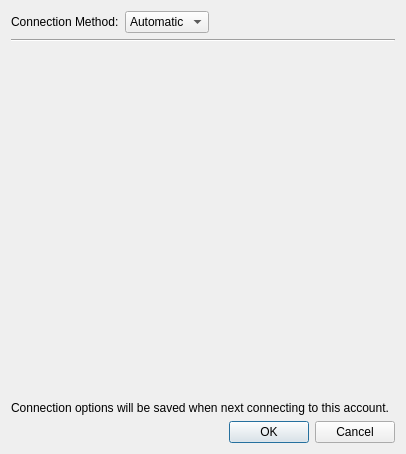
<?xml version="1.0" encoding="UTF-8"?>
<ui version="4.0">
 <class>QtConnectionSettings</class>
 <widget class="QDialog" name="QtConnectionSettings">
  <property name="geometry">
   <rect>
    <x>0</x>
    <y>0</y>
    <width>406</width>
    <height>454</height>
   </rect>
  </property>
  <property name="windowTitle">
   <string>Connection Options</string>
  </property>
  <layout class="QVBoxLayout" name="verticalLayout_3">
   <item>
    <layout class="QHBoxLayout" name="horizontalLayout_2">
     <item>
      <widget class="QLabel" name="label">
       <property name="text">
        <string>Connection Method:</string>
       </property>
      </widget>
     </item>
     <item>
      <widget class="QComboBox" name="connectionMethod">
       <property name="sizePolicy">
        <sizepolicy hsizetype="Preferred" vsizetype="Fixed">
         <horstretch>1</horstretch>
         <verstretch>0</verstretch>
        </sizepolicy>
       </property>
       <item>
        <property name="text">
         <string>Automatic</string>
        </property>
       </item>
       <item>
        <property name="text">
         <string>Manual</string>
        </property>
       </item>
       <item>
        <property name="text">
         <string>BOSH</string>
        </property>
       </item>
      </widget>
     </item>
     <item>
      <spacer name="horizontalSpacer">
       <property name="orientation">
        <enum>Qt::Horizontal</enum>
       </property>
       <property name="sizeHint" stdset="0">
        <size>
         <width>238</width>
         <height>20</height>
        </size>
       </property>
      </spacer>
     </item>
    </layout>
   </item>
   <item>
    <widget class="Line" name="line">
     <property name="orientation">
      <enum>Qt::Horizontal</enum>
     </property>
    </widget>
   </item>
   <item>
    <widget class="QStackedWidget" name="stackedWidget">
     <property name="currentIndex">
      <number>0</number>
     </property>
     <widget class="QWidget" name="page_3"/>
     <widget class="QWidget" name="page_2">
      <layout class="QVBoxLayout" name="verticalLayout">
       <item>
        <layout class="QHBoxLayout" name="horizontalLayout_3">
         <item>
          <spacer name="horizontalSpacer_3">
           <property name="orientation">
            <enum>Qt::Horizontal</enum>
           </property>
           <property name="sizeHint" stdset="0">
            <size>
             <width>40</width>
             <height>20</height>
            </size>
           </property>
          </spacer>
         </item>
         <item>
          <widget class="QLabel" name="label_2">
           <property name="text">
            <string>Secure connection:</string>
           </property>
          </widget>
         </item>
         <item>
          <widget class="QComboBox" name="manual_useTLS">
           <item>
            <property name="text">
             <string>Never</string>
            </property>
           </item>
           <item>
            <property name="text">
             <string>Encrypt when possible</string>
            </property>
           </item>
           <item>
            <property name="text">
             <string>Always encrypt</string>
            </property>
           </item>
          </widget>
         </item>
        </layout>
       </item>
       <item>
        <widget class="QCheckBox" name="manual_allowCompression">
         <property name="text">
          <string>Allow Compression</string>
         </property>
        </widget>
       </item>
       <item>
        <widget class="QCheckBox" name="manual_allowPLAINWithoutTLS">
         <property name="text">
          <string>Allow sending password over insecure connection</string>
         </property>
        </widget>
       </item>
       <item>
        <spacer name="verticalSpacer_2">
         <property name="orientation">
          <enum>Qt::Vertical</enum>
         </property>
         <property name="sizeType">
          <enum>QSizePolicy::Fixed</enum>
         </property>
         <property name="sizeHint" stdset="0">
          <size>
           <width>20</width>
           <height>4</height>
          </size>
         </property>
        </spacer>
       </item>
       <item>
        <widget class="QCheckBox" name="manual_manualHost">
         <property name="text">
          <string>Manually select server</string>
         </property>
        </widget>
       </item>
       <item>
        <layout class="QHBoxLayout" name="horizontalLayout">
         <item>
          <spacer name="horizontalSpacer_2">
           <property name="orientation">
            <enum>Qt::Horizontal</enum>
           </property>
           <property name="sizeType">
            <enum>QSizePolicy::Fixed</enum>
           </property>
           <property name="sizeHint" stdset="0">
            <size>
             <width>18</width>
             <height>20</height>
            </size>
           </property>
          </spacer>
         </item>
         <item>
          <widget class="QLabel" name="manual_manualHostNameLabel">
           <property name="enabled">
            <bool>false</bool>
           </property>
           <property name="text">
            <string>Hostname:</string>
           </property>
          </widget>
         </item>
         <item>
          <widget class="QLineEdit" name="manual_manualHostName">
           <property name="enabled">
            <bool>false</bool>
           </property>
           <property name="sizePolicy">
            <sizepolicy hsizetype="Expanding" vsizetype="Fixed">
             <horstretch>4</horstretch>
             <verstretch>0</verstretch>
            </sizepolicy>
           </property>
          </widget>
         </item>
         <item>
          <widget class="QLabel" name="manual_manualHostPortLabel">
           <property name="enabled">
            <bool>false</bool>
           </property>
           <property name="text">
            <string>Port:</string>
           </property>
          </widget>
         </item>
         <item>
          <widget class="QLineEdit" name="manual_manualHostPort">
           <property name="enabled">
            <bool>false</bool>
           </property>
           <property name="sizePolicy">
            <sizepolicy hsizetype="Expanding" vsizetype="Fixed">
             <horstretch>1</horstretch>
             <verstretch>0</verstretch>
            </sizepolicy>
           </property>
          </widget>
         </item>
        </layout>
       </item>
       <item>
        <widget class="QGroupBox" name="groupBox">
         <property name="title">
          <string>Connection Proxy</string>
         </property>
         <layout class="QVBoxLayout" name="verticalLayout_2">
          <item>
           <layout class="QHBoxLayout" name="horizontalLayout_8">
            <item>
             <widget class="QLabel" name="label_6">
              <property name="text">
               <string>Proxy type:</string>
              </property>
             </widget>
            </item>
            <item>
             <widget class="QComboBox" name="manual_proxyType">
              <property name="currentIndex">
               <number>1</number>
              </property>
              <item>
               <property name="text">
                <string>None</string>
               </property>
              </item>
              <item>
               <property name="text">
                <string>Use system-configured proxy</string>
               </property>
              </item>
              <item>
               <property name="text">
                <string>SOCKS5</string>
               </property>
              </item>
              <item>
               <property name="text">
                <string>HTTP Connect</string>
               </property>
              </item>
             </widget>
            </item>
            <item>
             <spacer name="horizontalSpacer_7">
              <property name="orientation">
               <enum>Qt::Horizontal</enum>
              </property>
              <property name="sizeHint" stdset="0">
               <size>
                <width>40</width>
                <height>20</height>
               </size>
              </property>
             </spacer>
            </item>
           </layout>
          </item>
          <item>
           <widget class="QCheckBox" name="manual_manualProxy">
            <property name="text">
             <string>Override system-configured proxy</string>
            </property>
           </widget>
          </item>
          <item>
           <layout class="QHBoxLayout" name="horizontalLayout_9">
            <item>
             <spacer name="horizontalSpacer_8">
              <property name="orientation">
               <enum>Qt::Horizontal</enum>
              </property>
              <property name="sizeType">
               <enum>QSizePolicy::Fixed</enum>
              </property>
              <property name="sizeHint" stdset="0">
               <size>
                <width>18</width>
                <height>20</height>
               </size>
              </property>
             </spacer>
            </item>
            <item>
             <widget class="QLabel" name="manual_manualProxyHostLabel">
              <property name="enabled">
               <bool>false</bool>
              </property>
              <property name="text">
               <string>Hostname:</string>
              </property>
             </widget>
            </item>
            <item>
             <widget class="QLineEdit" name="manual_manualProxyHost">
              <property name="enabled">
               <bool>false</bool>
              </property>
              <property name="sizePolicy">
               <sizepolicy hsizetype="Expanding" vsizetype="Fixed">
                <horstretch>4</horstretch>
                <verstretch>0</verstretch>
               </sizepolicy>
              </property>
             </widget>
            </item>
            <item>
             <widget class="QLabel" name="manual_manualProxyPortLabel">
              <property name="enabled">
               <bool>false</bool>
              </property>
              <property name="text">
               <string>Port:</string>
              </property>
             </widget>
            </item>
            <item>
             <widget class="QLineEdit" name="manual_manualProxyPort">
              <property name="enabled">
               <bool>false</bool>
              </property>
              <property name="sizePolicy">
               <sizepolicy hsizetype="Expanding" vsizetype="Fixed">
                <horstretch>1</horstretch>
                <verstretch>0</verstretch>
               </sizepolicy>
              </property>
             </widget>
            </item>
           </layout>
          </item>
         </layout>
        </widget>
       </item>
       <item>
        <spacer name="verticalSpacer">
         <property name="orientation">
          <enum>Qt::Vertical</enum>
         </property>
         <property name="sizeHint" stdset="0">
          <size>
           <width>20</width>
           <height>88</height>
          </size>
         </property>
        </spacer>
       </item>
      </layout>
     </widget>
     <widget class="QWidget" name="page_4">
      <layout class="QVBoxLayout" name="verticalLayout_4">
       <item>
        <layout class="QHBoxLayout" name="horizontalLayout_7">
         <item>
          <widget class="QLabel" name="bosh_uriLabel">
           <property name="text">
            <string>BOSH URI:</string>
           </property>
          </widget>
         </item>
         <item>
          <widget class="QLineEdit" name="bosh_uri">
           <property name="sizePolicy">
            <sizepolicy hsizetype="Expanding" vsizetype="Fixed">
             <horstretch>4</horstretch>
             <verstretch>0</verstretch>
            </sizepolicy>
           </property>
          </widget>
         </item>
        </layout>
       </item>
       <item>
        <widget class="QCheckBox" name="bosh_manualProxy">
         <property name="text">
          <string>Manually select HTTP proxy</string>
         </property>
        </widget>
       </item>
       <item>
        <layout class="QHBoxLayout" name="horizontalLayout_6">
         <item>
          <spacer name="horizontalSpacer_6">
           <property name="orientation">
            <enum>Qt::Horizontal</enum>
           </property>
           <property name="sizeType">
            <enum>QSizePolicy::Fixed</enum>
           </property>
           <property name="sizeHint" stdset="0">
            <size>
             <width>18</width>
             <height>20</height>
            </size>
           </property>
          </spacer>
         </item>
         <item>
          <widget class="QLabel" name="bosh_manualProxyHostLabel">
           <property name="enabled">
            <bool>false</bool>
           </property>
           <property name="text">
            <string>Hostname:</string>
           </property>
          </widget>
         </item>
         <item>
          <widget class="QLineEdit" name="bosh_manualProxyHost">
           <property name="enabled">
            <bool>false</bool>
           </property>
           <property name="sizePolicy">
            <sizepolicy hsizetype="Expanding" vsizetype="Fixed">
             <horstretch>4</horstretch>
             <verstretch>0</verstretch>
            </sizepolicy>
           </property>
          </widget>
         </item>
         <item>
          <widget class="QLabel" name="bosh_manualProxyPortLabel">
           <property name="enabled">
            <bool>false</bool>
           </property>
           <property name="text">
            <string>Port:</string>
           </property>
          </widget>
         </item>
         <item>
          <widget class="QLineEdit" name="bosh_manualProxyPort">
           <property name="enabled">
            <bool>false</bool>
           </property>
           <property name="sizePolicy">
            <sizepolicy hsizetype="Expanding" vsizetype="Fixed">
             <horstretch>1</horstretch>
             <verstretch>0</verstretch>
            </sizepolicy>
           </property>
          </widget>
         </item>
        </layout>
       </item>
       <item>
        <spacer name="verticalSpacer_3">
         <property name="orientation">
          <enum>Qt::Vertical</enum>
         </property>
         <property name="sizeHint" stdset="0">
          <size>
           <width>20</width>
           <height>80</height>
          </size>
         </property>
        </spacer>
       </item>
      </layout>
     </widget>
    </widget>
   </item>
   <item>
    <widget class="QLabel" name="label_3">
     <property name="text">
      <string>Connection options will be saved when next connecting to this account.</string>
     </property>
     <property name="wordWrap">
      <bool>true</bool>
     </property>
    </widget>
   </item>
   <item>
    <widget class="QDialogButtonBox" name="buttonBox">
     <property name="orientation">
      <enum>Qt::Horizontal</enum>
     </property>
     <property name="standardButtons">
      <set>QDialogButtonBox::Cancel|QDialogButtonBox::Ok</set>
     </property>
    </widget>
   </item>
  </layout>
 </widget>
 <resources/>
 <connections>
  <connection>
   <sender>buttonBox</sender>
   <signal>accepted()</signal>
   <receiver>QtConnectionSettings</receiver>
   <slot>accept()</slot>
   <hints>
    <hint type="sourcelabel">
     <x>248</x>
     <y>254</y>
    </hint>
    <hint type="destinationlabel">
     <x>157</x>
     <y>274</y>
    </hint>
   </hints>
  </connection>
  <connection>
   <sender>buttonBox</sender>
   <signal>rejected()</signal>
   <receiver>QtConnectionSettings</receiver>
   <slot>reject()</slot>
   <hints>
    <hint type="sourcelabel">
     <x>316</x>
     <y>260</y>
    </hint>
    <hint type="destinationlabel">
     <x>286</x>
     <y>274</y>
    </hint>
   </hints>
  </connection>
 </connections>
</ui>
